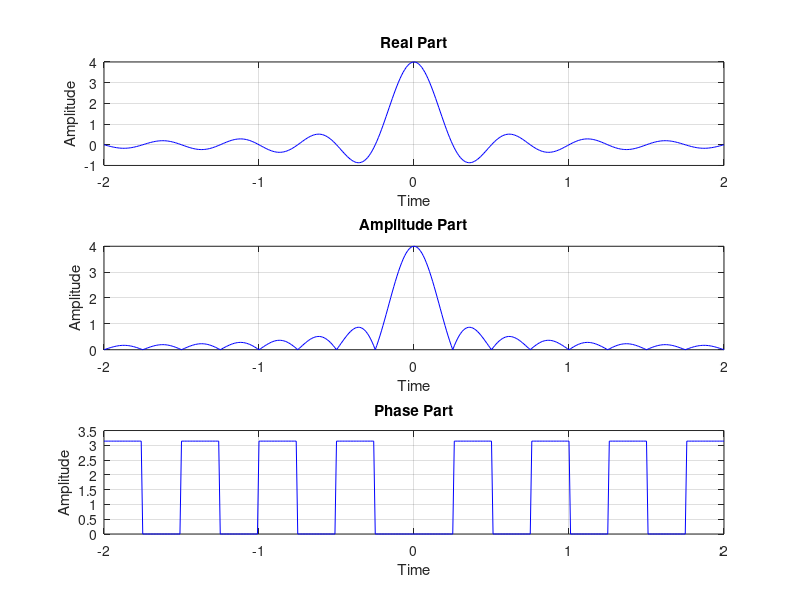

Reproduce this figure in MATLAB.
clc;
clear all;
close all;
t = -2:0.01:2;
x = 4*sinc(4*t);
subplot(3,1,1);
plot(t,x,'b');
xlabel('Time');
ylabel('Amplitude');
title('Real Part');
grid on;
subplot(3,1,2);
plot(t,abs(x),'b');
xlabel('Time');
ylabel('Amplitude');
title('Amplitude Part');
grid on;
subplot(3,1,3);
plot(t,angle(x),'b');
xlabel('Time');
ylabel('Amplitude');
title('Phase Part');
grid on;